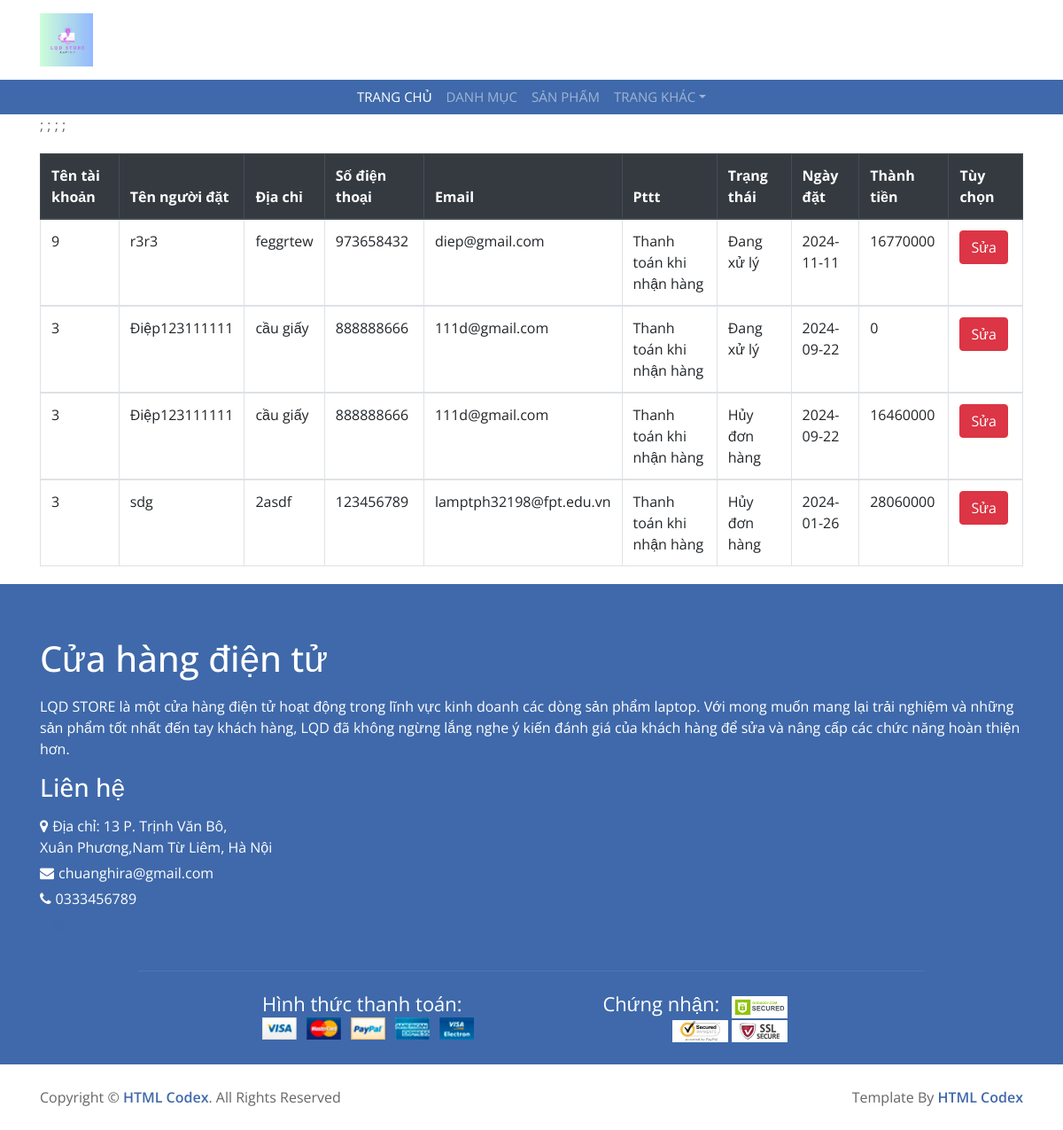
The page /admin/index.php?act=listdh on the database its author committed.
### tables this page shows
CREATE TABLE `bill` (
  `id` int NOT NULL,
  `id_user` int NOT NULL,
  `bill_name` varchar(50) NOT NULL,
  `bill_diachi` varchar(255) NOT NULL,
  `bill_sdt` int NOT NULL,
  `bill_email` varchar(225) NOT NULL,
  `id_pttt` int NOT NULL DEFAULT '1',
  `id_trangthai` int NOT NULL DEFAULT '1',
  `ngaydathang` date NOT NULL,
  `total` int NOT NULL
);

CREATE TABLE `trangthaidh` (
  `idtrangthai` int NOT NULL,
  `trangthai` varchar(255) NOT NULL,
  `is_delete` int NOT NULL DEFAULT '1'
);

### model/pdo.php (called while the page is built, shortened)
<?php
function pdo_get_connection(){
    $dburl = "mysql:host=localhost;dbname=duan1;charset=utf8";
    $username = 'root';
    $password = '';
    $conn = new PDO($dburl, $username, $password);
    $conn -> setAttribute(PDO::ATTR_ERRMODE, PDO::ERRMODE_EXCEPTION);
    return $conn;
}
function pdo_query($sql){
    $sql_args = array_slice(func_get_args(),1);
    try {
        $conn = pdo_get_connection();
        $stmt = $conn->prepare($sql);
        $stmt -> execute($sql_args);
        $rows = $stmt->fetchAll();
        return $rows;
    } catch (PDOException $e) {
        throw $e;
    }
    finally{
        unset($conn);
    }
}
?>

### model/donhang.php (called while the page is built, shortened)
<?php
    function loadall_donhang(){
        $sql="select * from bill join trangthaidh on bill.id_trangthai=trangthaidh.idtrangthai order by id desc";
            $listdonhang=pdo_query($sql);
            return $listdonhang;
    }
?>

### admin/donhang/list.php (the view, shortened to what this page needs)
<div class="container">
                <div class="row">
                    <div class="col-md-12">
                        <div class="table-responsive">
                            <table class="table table-bordered adm">
                                <thead class="thead-dark ">
                                    <tr>
                                        <th>Tên tài khoản</th>
                                        <th>Tên người đặt</th>
                                        <th>Địa chỉ</th>
                                        <th>Số điện thoại</th>
                                        <th>Email</th>
                                        <th>Pttt</th>
                                        <th>Trạng thái</th>
                                        <th>Ngày đặt</th>
                                        <th>Thành tiền</th>
                                        <th>Tùy chọn</th>
                                    </tr>
                                </thead>
                                <?php
                                foreach($listdonhang as $bill){
                                    extract($bill);
                                 ?>
                                <tbody class="align-middle">
                                    <tr>
                                        <td><?php echo $id_user?></td>
                                        <td><?php echo $bill_name?></td>
                                        <td><?php echo $bill_diachi?></td>
                                        <td><?php echo $bill_sdt?></td>
                                        <td><?php echo $bill_email?></td>
                                        <td>
                                            <?php
                                        switch($id_pttt){
                                            case '1':
                                                $txtmess="Thanh toán khi nhận hàng";
                                            break;
                                        }
                                        echo $txtmess;
                                        ?></td>
                                        <td><?php echo $trangthai?> </td>
                                        <td><?php echo $ngaydathang?> </td>
                                        <td><?php echo $total?> </td>
                                        <td><a href="index.php?act=suabill&id=<?php echo $id ?> " ><input type="button" value="Sửa" class="btn btn-danger"></a></td>
                                    </tr>
                                </tbody>;
                               <?php }
                                ?>
                            </table>
                        </div>
                    </div>
                </div>
                </div>

### css/style.css (style rules this page uses)
body { color: #666666; font-family: 'Open Sans', sans-serif; font-weight: 400; background: #ffffff; }
a { color: #3F69AA; transition: 0.5s; }
.adm { margin-top: 20px; margin-bottom: 20px; }

### rows shown on the page
bill: id_user "9", bill_name "r3r3", bill_diachi "feggrtew", bill_sdt "973658432", bill_email "diep@gmail.com", id_pttt "Thanh toán khi nhận hàng", id_trangthai.trangthai "Đang xử lý", ngaydathang "2024-11-11", total "16770000"
bill: id_user "3", bill_name "Điệp123111111", bill_diachi "cầu giấy", bill_sdt "888888666", bill_email "111d@gmail.com", id_pttt "Thanh toán khi nhận hàng", id_trangthai.trangthai "Đang xử lý", ngaydathang "2024-09-22", total "0"
bill: id_user "3", bill_name "Điệp123111111", bill_diachi "cầu giấy", bill_sdt "888888666", bill_email "111d@gmail.com", id_pttt "Thanh toán khi nhận hàng", id_trangthai.trangthai "Hủy đơn hàng", ngaydathang "2024-09-22", total "16460000"
bill: id_user "3", bill_name "sdg", bill_diachi "2asdf", bill_sdt "123456789", bill_email "lamptph32198@fpt.edu.vn", id_pttt "Thanh toán khi nhận hàng", id_trangthai.trangthai "Hủy đơn hàng", ngaydathang "2024-01-26", total "28060000"
